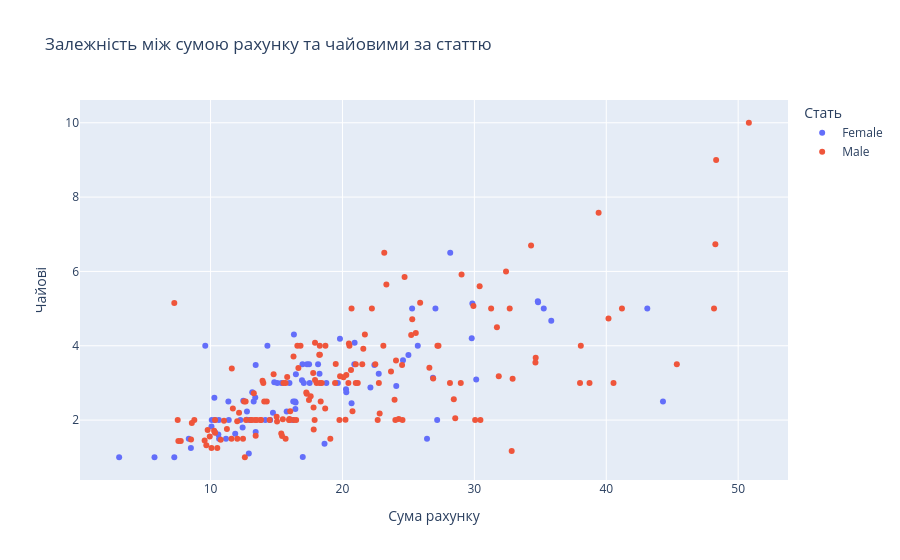

Notebook code cell kept with this figure:
### Markdown cell above
---

**5. Інтерактивна діаграма розсіювання**

Створіть з допомогою бібліотек Plotly інтерактивний scatter plot для `total_bill` vs `tip` з кольором за статтю (`sex`).

### Code cell
# Створення за допомогою бібліотек Plotly інтерактивної діаграми розсіювання (scatter plot)
# для колонок total_bill та tip набору даних Tips з кольором за статтю (sex)

# Імпорт бібліотек Plotly під скороченими псевдонімами
import plotly.express as px
import plotly.graph_objects as go

# Створення інтерактивної діаграми розсіювання для колонок total_bill та tip з кольором за статтю (sex)
fig = px.scatter(df, x = 'total_bill', y = 'tip', color = 'sex', title = 'Залежність між сумою рахунку та чайовими за статтю',
                labels = {'total_bill': 'Сума рахунку', 'tip': 'Чайові', 'sex': 'Стать'})

# Виведення графіка
fig.show()

### Figure 1 — Plotly figure (JSON) as saved in the notebook; plotly's stock layout.template omitted (floating-point values rounded to 4 significant figures; data arrays with more than 128 entries replaced by an {"elided": "..."} marker saying what was removed)
{"data": [{"hovertemplate": "Стать=Female<br>Сума рахунку=%{x}<br>Чайові=%{y}<extra></extra>", "legendgroup": "Female", "marker": {"color": "#636efa", "symbol": "circle"}, "mode": "markers", "name": "Female", "orientation": "v", "showlegend": true, "type": "scatter", "x": [16.99, 24.59, 35.26, 14.83, 10.33, 16.97, 20.29, 15.77, 19.65, 15.06, 20.69, 16.93, 10.29, 34.81, 26.41, 16.45, 3.07, 17.07, 26.86, 25.28, 14.73, 10.07, 34.83, 5.75, 16.32, 22.75, 11.35, 15.38, 44.3, 22.42, 20.92, 14.31, 7.25, 25.71, 17.31, 10.65, 12.43, 24.08, 13.42, 12.48, 29.8, 14.52, 11.38, 20.27, 11.17, 12.26, 18.26, 8.51, 10.33, 14.15, 13.16, 17.47, 27.05, 16.43, 8.35, 18.64, 11.87, 29.85, 25.0, 13.39, 16.21, 17.51, 10.59, 10.63, 9.6, 20.9, 18.15, 19.81, 43.11, 13.0, 12.74, 13.0, 16.4, 16.47, 12.76, 13.27, 28.17, 12.9, 30.14, 13.42, 15.98, 16.27, 10.09, 22.12, 35.83, 27.18, 18.78], "xaxis": "x", "y": [1.01, 3.61, 5.0, 3.02, 1.67, 3.5, 2.75, 2.23, 3.0, 3.0, 2.45, 3.07, 2.6, 5.2, 1.5, 2.47, 1.0, 3.0, 3.14, 5.0, 2.2, 1.83, 5.17, 1.0, 4.3, 3.25, 2.5, 3.0, 2.5, 3.48, 4.08, 4.0, 1.0, 4.0, 3.5, 1.5, 1.8, 2.92, 1.68, 2.52, 4.2, 2.0, 2.0, 2.83, 1.5, 2.0, 3.25, 1.25, 2.0, 2.0, 2.75, 3.5, 5.0, 2.3, 1.5, 1.36, 1.63, 5.14, 3.75, 2.61, 2.0, 3.0, 1.61, 2.0, 4.0, 3.5, 3.5, 4.19, 5.0, 2.0, 2.01, 2.0, 2.5, 3.23, 2.23, 2.5, 6.5, 1.1, 3.09, 3.48, 3.0, 2.5, 2.0, 2.88, 4.67, 2.0, 3.0], "yaxis": "y"}, {"hovertemplate": "Стать=Male<br>Сума рахунку=%{x}<br>Чайові=%{y}<extra></extra>", "legendgroup": "Male", "marker": {"color": "#EF553B", "symbol": "circle"}, "mode": "markers", "name": "Male", "orientation": "v", "showlegend": true, "type": "scatter", "x": {"elided": "157 float values"}, "xaxis": "x", "y": {"elided": "157 float values"}, "yaxis": "y"}], "layout": {"legend": {"title": {"text": "Стать"}, "tracegroupgap": 0}, "title": {"text": "Залежність між сумою рахунку та чайовими за статтю"}, "xaxis": {"anchor": "y", "domain": [0, 1], "title": {"text": "Сума рахунку"}}, "yaxis": {"anchor": "x", "domain": [0, 1], "title": {"text": "Чайові"}}}}
